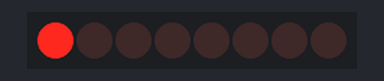
Bench run of a sketch on a simulated Arduino Uno, built with avr-gcc and run on an emulated ATmega328P. Parts: 8 shift-register outputs drawn as a row of LEDs (first output left, lit = HIGH). Wiring (inferred from the names in the program): shift register (74HC595): data pin 4; shift clock pin 6; latch pin 5. Wiring (inferred from the signals the program sends): row of LEDs: on Q0, Q1, Q2, Q3, Q4, Q5, Q6, Q7.

Above: at 0.05 s.
At 0.45 s:
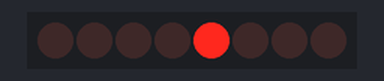
At 0.75 s:
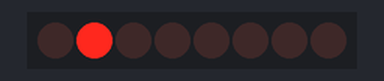
At 1.55 s:
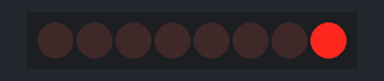
At 2.35 s:
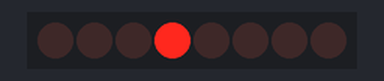
At 3.15 s:
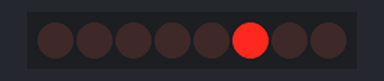
Timing chart, 0 to 3.5 s (numbered marks = the images above):
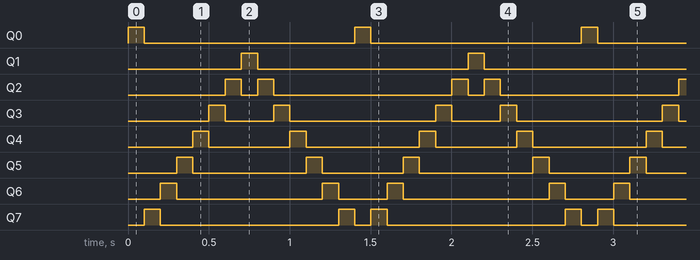

Measured:
- by itself, Q0, Q1: alternates HIGH for 0.10 s and LOW for 1.3 s
- by itself, Q2: repeats every 1.4 s: LOW 0.10 s, HIGH 0.10 s, LOW 1.1 s, HIGH 0.10 s
- by itself, Q3: repeats every 1.4 s: LOW 0.30 s, HIGH 0.10 s, LOW 0.90 s, HIGH 0.10 s
- by itself, Q4: repeats every 1.4 s: LOW 0.50 s, HIGH 0.10 s, LOW 0.70 s, HIGH 0.10 s
- by itself, Q5: repeats every 1.4 s: LOW 0.70 s, HIGH 0.10 s, LOW 0.50 s, HIGH 0.10 s
- by itself, Q6: repeats every 1.4 s: LOW 0.90 s, HIGH 0.10 s, LOW 0.30 s, HIGH 0.10 s
- by itself, Q7: repeats every 1.4 s: LOW 1.1 s, HIGH 0.10 s, LOW 0.10 s, HIGH 0.10 s

The sketch:

Knight_Rider_KITT_Light_sweep.ino
```cpp
/*Reference: http://www.codeproject.com/Articles/144606/Arduino-Platform-Working-with-Shift-Registers */

int latchPin = 5; //to pin 12
int clockPin = 6; //to pin 11
int dataPin = 4; //to pin 14


byte arr[] = {128, 1, 2, 4, 8, 16, 32, 64};   //order has been changed because last led is first
byte i = 1;
byte counter = 0;

void setup()
{
  pinMode(latchPin, OUTPUT);
  pinMode(dataPin, OUTPUT);
  pinMode(clockPin, OUTPUT);

}

void loop(){

  updateShiftRegister(arr[counter]);
  delay(100);
  counter = counter + i;
  if(counter == 7) i = -1;
  if(counter == 0) i = 1;
}
```

updateShiftRegister.ino
```cpp
//update the shift register by writing the new value

void updateShiftRegister(byte value)
{
   digitalWrite(latchPin, LOW); //pull latch pin LOW to start sending data
   shiftOut(dataPin, clockPin, LSBFIRST, value); //send data
   digitalWrite(latchPin, HIGH); //pull latch pin HIGH to stop sending data
}
```
